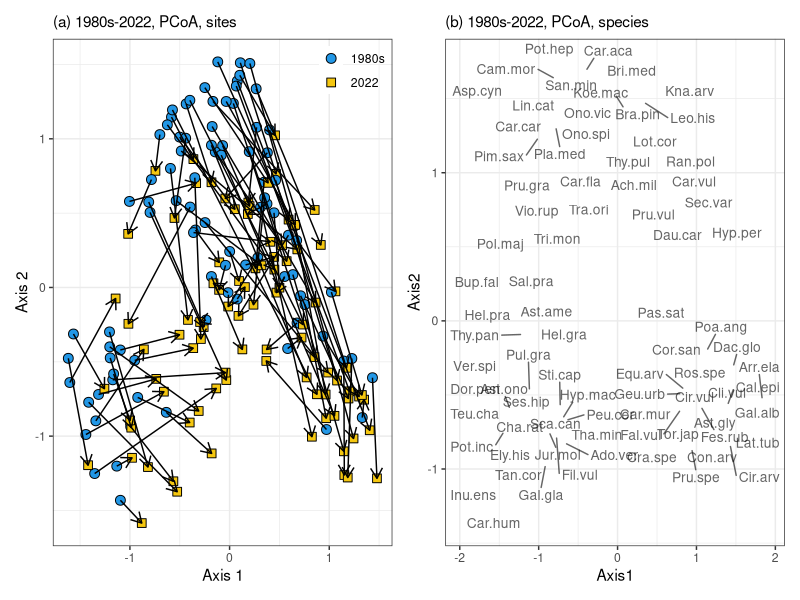
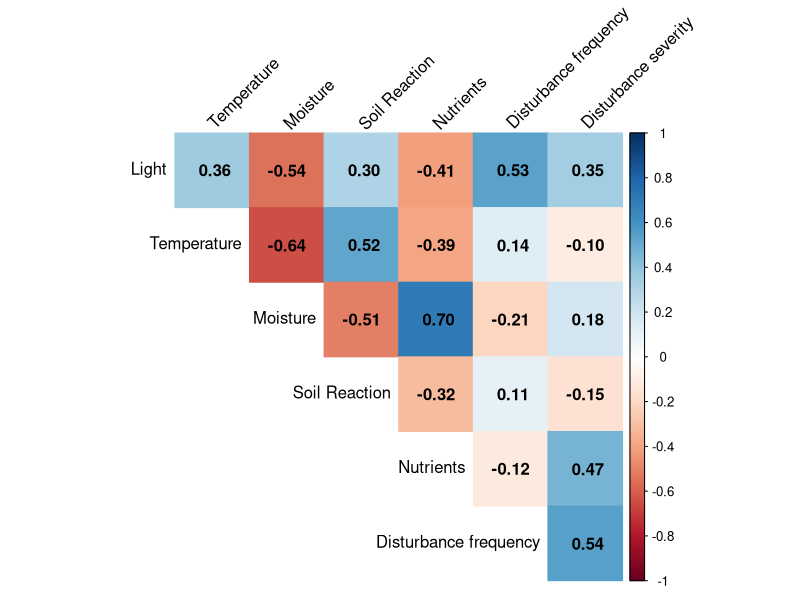
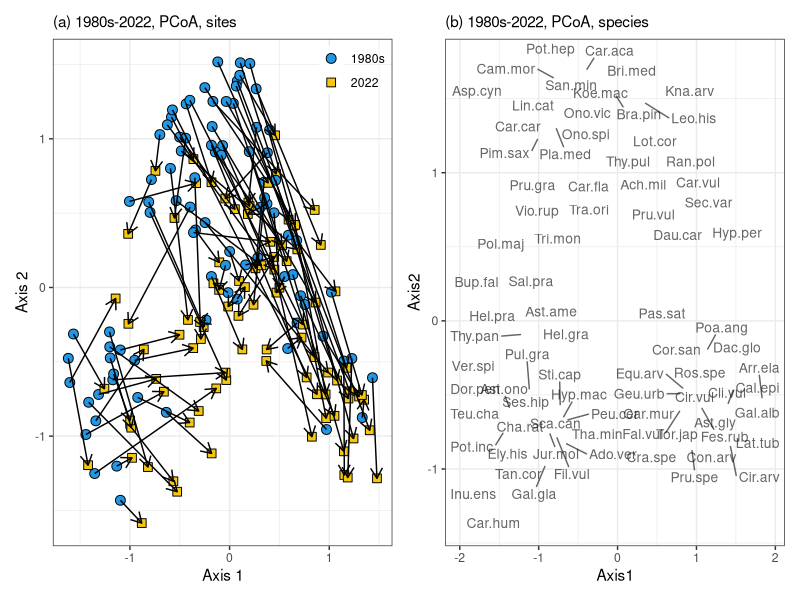
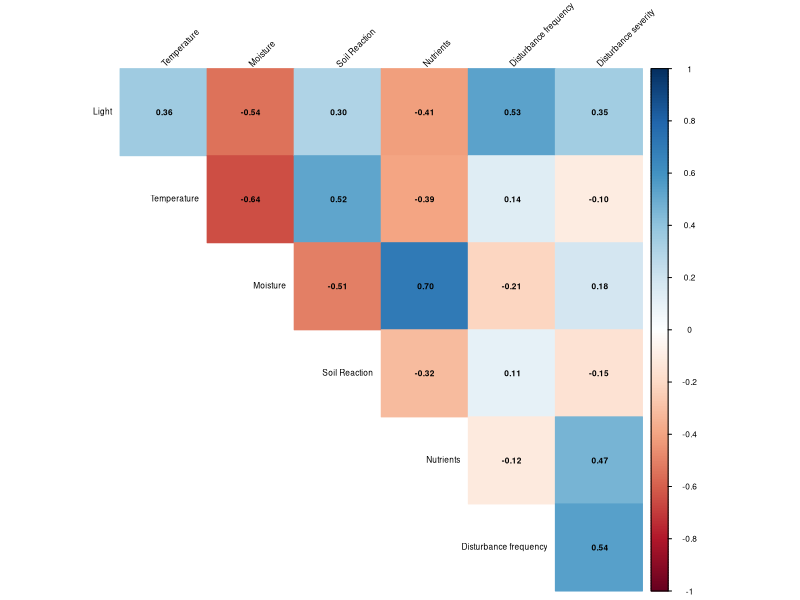

Reproduce these figures in R, in order.
#' Supplementary code to the article:
#' Klinkovska K, Sperandii MG, Travnicek B, Chytry M (2023). 
#' Significant decline in habitat specialists in semi-dry grasslands over four decades. 
#' Biodiversity and Conservation.
#' 
#' author Klara Klinkovska, klinkovska.klara@gmail.com
#' R version 4.3.0

library(patchwork) # version 1.1.2
library(vegan) # version 2.6-4
library(ggrepel) # version 0.9.3
library(corrplot) # version 0.92
library(tidyverse) # version 2.0.0
#' dplyr v. 1.1.2
#' ggplot2 v. 3.4.2
#' readr v. 2.1.4
#' stringr v. 1.5.0
#' tibble v. 3.2.1

# species data + square-root transformation
spe <- read_csv("data/Klinkovska_et_al_basiphilous_grasslands_S_Moravia_species.csv") %>% 
  select(-Releve_number) %>% 
  sqrt()

# species characteristics
spe.traits <- read_csv("data/Klinkovska_et_al_basiphilous_grasslands_S_Moravia_species_data.csv") %>% 
  mutate(across(c(starts_with("Ellenberg"), starts_with("dist")), ~as.numeric(.)))

# header data 
head <- read_csv("data/Klinkovska_et_al_basiphilous_grasslands_S_Moravia_head.csv")  

# unconstrained ordination ------------------------------------------------

pcoa <- capscale(spe ~ 1, distance = "bray", sqrt.dist = T)

head.ord <- bind_cols(head, as_tibble(scores(pcoa)$sites))

# ordination plot -----------------------------------------------------------

plot1 <- head.ord %>%
  ggplot(aes(MDS1, MDS2)) +
  geom_point(aes(fill = as.factor(Rs_observ),
                 shape = as.factor(Rs_observ)),
             size = 3) +
  scale_shape_manual(values = 21:22, 
                     labels=c("1980s", "2022")) +
  scale_fill_manual(values = c(4, 7), labels=c("1980s", "2022"))+
  theme_bw() +
  theme(legend.position = c(1,1),
        legend.justification = c(1,1), 
        legend.title = element_blank(), 
        legend.background = element_blank(), 
        plot.title = element_text(size = 11))+
  geom_path(aes(MDS1, MDS2, group=Rs_plot), arrow = arrow(length=unit(0.3, "cm"))) +
  ggtitle("(a) 1980s-2022, PCoA, sites")+
  labs(x="Axis 1", y="Axis 2")

# ordinations with species unconstrained ----------------------------------

# scores for species
spe.fit.pcoa <- envfit(pcoa, spe[colSums(spe!=0)>5]) 

spe.pcoa <- scores(spe.fit.pcoa, "vectors") %>%
  as_tibble(rownames = "species") %>% 
  mutate(MDS1=MDS1*3, 
         MDS2=MDS2*3,
         p = spe.fit.pcoa$vectors$pvals, 
         r = spe.fit.pcoa$vectors$r, 
         short_name = str_c(str_split_i(species, "\\s", 1) %>% str_sub(., 1, 3), 
                            str_split_i(species, "\\s", 2) %>% str_sub(., 1, 3), sep = "."))

# ordination plot with
plot1.spe <- spe.pcoa %>% 
  filter(p < 0.05) %>% 
  slice_max(r, n = 80) %>% 
  ggplot(aes(MDS1, MDS2)) + 
  geom_text_repel(aes(label = short_name), max.overlaps = Inf,
                  alpha = 0.6, cex = 3.5)+
  theme_bw()+
  theme(plot.title = element_text(size=11))+
  ggtitle("(b) 1980s-2022, PCoA, species")+
  labs(x="Axis1", y="Axis2")

# bind together ordination plots for sites and species
plot1 + plot1.spe
ggsave("plots/Fig_3_ordination.png", width = 10, height = 5)

# constrained ordination --------------------------------------------------

dord <- capscale(spe ~ head$Rs_observ+Condition(head$Rs_plot), distance = "bray", sqrt.dist = T)

# significance test
anova(dord, permutations=how(blocks=as.factor(head$Rs_plot), nperm=999))

# significantly increasing and decreasing species
dord.spe <- envfit(dord, spe, choices = 1, 
                    permutations = how(blocks=as.factor(head$Rs_plot), nperm=999), display="lc")

sig.spe <- as_tibble(dord.spe$vectors$arrows, rownames = "species") %>% 
  bind_cols(p = dord.spe$vectors$pvals, r = dord.spe$vectors$r) %>% 
  filter(p < 0.05) %>% 
  arrange(CAP1, p)

# correlation of species scores with their Ellenberg-type indicator values
spe.score <- as.data.frame(scores(dord, display = "species"))

# difference through time
cor.test(spe.score$CAP1, as.numeric(spe.traits$Ellenberg_Light), method = "spearman")
cor.test(spe.score$CAP1, as.numeric(spe.traits$Ellenberg_Temperature), method = "spearman")
cor.test(spe.score$CAP1, as.numeric(spe.traits$Ellenberg_Moisture), method = "spearman")
cor.test(spe.score$CAP1, as.numeric(spe.traits$Ellenberg_Soil_Reaction), method = "spearman")
cor.test(spe.score$CAP1, as.numeric(spe.traits$Ellenberg_Nutrients), method = "spearman")
cor.test(spe.score$CAP1, as.numeric(spe.traits$dist_freq), method = "spearman")
cor.test(spe.score$CAP1, as.numeric(spe.traits$dist_sev), method = "spearman")

# testing differences between protected and non-protected -----------------

# constrained ordination
dord.prot <- capscale(spe ~ head$protected*head$Rs_observ + Condition(head$protected+head$Rs_observ), 
                  distance = "bray", sqrt.dist = T)

# significance test
anova(dord.prot, permutations=how(plots=Plots(as.factor(head$Rs_plot), type="free"), 
                              within=Within("none"), nperm=999))

# correlations of species scores with their indicator values
spe.score <- as.data.frame(scores(dord.prot, display = "species"))

cor.test(spe.score$CAP1, as.numeric(spe.traits$Ellenberg_Light), method = "spearman")
cor.test(spe.score$CAP1, as.numeric(spe.traits$Ellenberg_Temperature), method = "spearman")
cor.test(spe.score$CAP1, as.numeric(spe.traits$Ellenberg_Moisture), method = "spearman")
cor.test(spe.score$CAP1, as.numeric(spe.traits$Ellenberg_Soil_Reaction), method = "spearman")
cor.test(spe.score$CAP1, as.numeric(spe.traits$Ellenberg_Nutrients), method = "spearman")
cor.test(spe.score$CAP1, as.numeric(spe.traits$dist_freq), method = "spearman")
cor.test(spe.score$CAP1, as.numeric(spe.traits$dist_sev), method = "spearman")

# correlations between EIVs -------------------------------------------------
corr <- cor(spe.traits %>% select(starts_with("Ellenberg"), starts_with("dist")), 
              method = "spearman", use = "pairwise.complete.obs")

rownames(corr) <- c("Light", "Temperature", "Moisture", "Soil Reaction", 
                    "Nutrients", "Disturbance frequency", "Disturbance severity")

colnames(corr) <- c("Light", "Temperature", "Moisture", "Soil Reaction", 
                    "Nutrients", "Disturbance frequency", "Disturbance severity")

corrplot(corr, method = "color", type = "upper", addCoef.col = "black", diag = F, 
         tl.col = "black", tl.srt = 45)

png(filename="plots/Appendix_S5_corrplot.png", width=8.5, height=6, units="cm", res=1024)
corrplot(corr, method = "color", type = "upper", addCoef.col = "black", diag = F, 
         tl.col = "black", tl.srt = 45, tl.cex = 0.5, cl.cex = 0.5, number.cex = 0.5)

dev.off()

